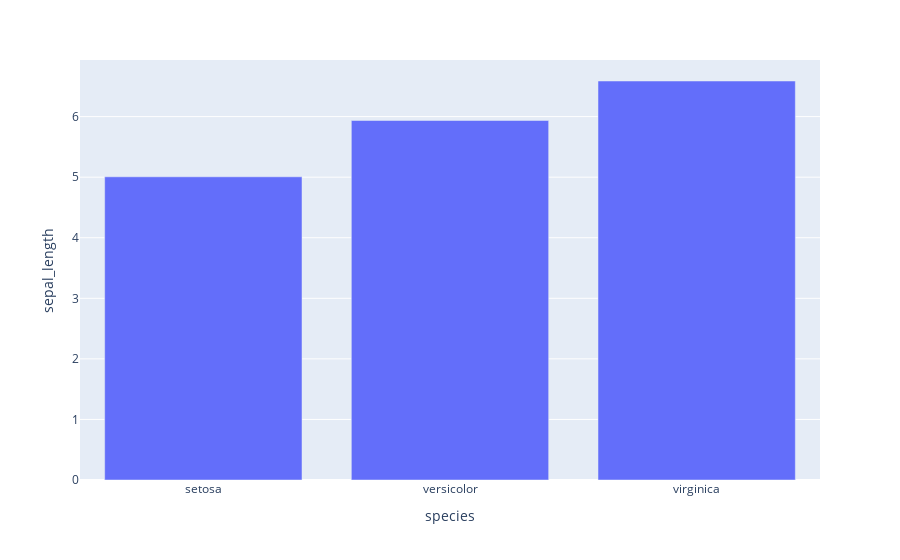

Here is the notebook cell this chart was saved with:
### Markdown cell above
# 3. Bar chart

### Code cell
df_data = df.groupby(['species']).mean().reset_index()
fig = px.bar(df_data, x='species', y='sepal_length')
fig.show() #efef

### Figure 1 — Plotly figure (JSON) as saved in the notebook; plotly's stock layout.template omitted (floating-point values rounded to 4 significant figures)
{"data": [{"alignmentgroup": "True", "hovertemplate": "species=%{x}<br>sepal_length=%{y}<extra></extra>", "legendgroup": "", "marker": {"color": "#636efa", "pattern": {"shape": ""}}, "name": "", "offsetgroup": "", "orientation": "v", "showlegend": false, "textposition": "auto", "type": "bar", "x": ["setosa", "versicolor", "virginica"], "xaxis": "x", "y": [5.006, 5.936, 6.588], "yaxis": "y"}], "layout": {"barmode": "relative", "legend": {"tracegroupgap": 0}, "margin": {"t": 60}, "xaxis": {"anchor": "y", "domain": [0, 1], "title": {"text": "species"}}, "yaxis": {"anchor": "x", "domain": [0, 1], "title": {"text": "sepal_length"}}}}
